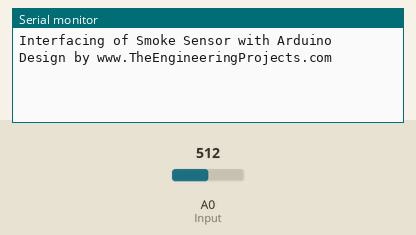
Bench run of a sketch on a simulated Arduino Uno, built with avr-gcc and run on an emulated ATmega328P. Parts: the last lines printed to the serial monitor. Inputs (shaded band) come from the test bench; at power-on: A0 (Input) = 512.

Above: at 1.3 s.
1.4 s: A0 (Input) set to 490
At 2.4 s:
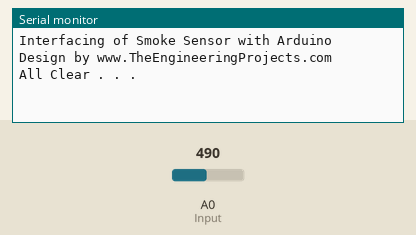
3.0 s: A0 (Input) set to 510
At 3.6 s:
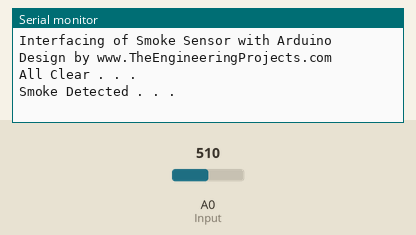

The sketch:

gas_detect1.ino
```cpp
int Input = A0;
int SensorVal = 0;

int Check = 0;

void setup() {
  Serial.begin(9600);
  pinMode(Input, INPUT);
  Serial.println("Interfacing of Smoke Sensor with Arduino");
  Serial. println("Design by www.TheEngineeringProjects.com");
  Serial.println();
}

void loop() {

  SensorVal = analogRead(Input);
  if((SensorVal > 500) && (Check == 1))
  {
    Serial.println("Smoke Detected . . .");
    Check = 0;
  }

  if((SensorVal < 500) && (Check == 0))
  {
    Serial.println("All Clear . . .");
    Check = 1;
  }
  //Serial.println(SensorVal);
  delay(500);
}
```

Measured:
- after the input at 1.4 s, the serial monitor: prints a new line after 0.12 s (image 1)
- after the input at 3.0 s, the serial monitor: prints a new line at once (image 2)
